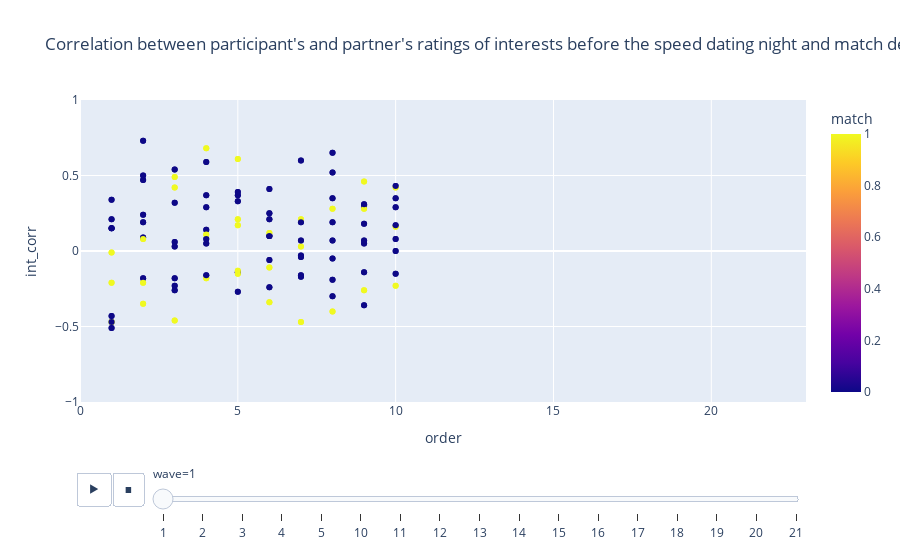

The notebook cell this image was saved under:
### Markdown cell above
Correlation entre les résultats des questionnaires avant la soirée et la possibilité d'un second rendez-vous

### Code cell
#corrélation entre les notations d'intérêts du participant et du partenaire avant la soirée et le match
fig = px.scatter(df, x="order", y="int_corr",color='match', animation_frame='wave',range_x=[0,23], range_y=[-1,1],
 title="Correlation between participant's and partner's ratings of interests before the speed dating night and match decision")
fig.show()

### Figure 1 — Plotly figure (JSON) as saved in the notebook; plotly's stock layout.template omitted (floating-point values rounded to 4 significant figures; data arrays with more than 128 entries replaced by an {"elided": "..."} marker saying what was removed)
{"data": [{"hovertemplate": "wave=1<br>order=%{x}<br>int_corr=%{y}<br>match=%{marker.color}<extra></extra>", "legendgroup": "", "marker": {"color": {"elided": "200 int values"}, "coloraxis": "coloraxis", "symbol": "circle"}, "mode": "markers", "name": "", "orientation": "v", "showlegend": false, "type": "scatter", "x": {"elided": "200 int values"}, "xaxis": "x", "y": {"elided": "200 float values"}, "yaxis": "y"}], "layout": {"coloraxis": {"colorbar": {"title": {"text": "match"}}, "colorscale": [[0, "#0d0887"], [0.1111, "#46039f"], [0.2222, "#7201a8"], [0.3333, "#9c179e"], [0.4444, "#bd3786"], [0.5556, "#d8576b"], [0.6667, "#ed7953"], [0.7778, "#fb9f3a"], [0.8889, "#fdca26"], [1, "#f0f921"]]}, "legend": {"tracegroupgap": 0}, "sliders": [{"active": 0, "currentvalue": {"prefix": "wave="}, "len": 0.9, "pad": {"b": 10, "t": 60}, "steps": [{"args": [["1"], {"frame": {"duration": 0, "redraw": false}, "fromcurrent": true, "mode": "immediate", "transition": {"duration": 0, "easing": "linear"}}], "label": "1", "method": "animate"}, {"args": [["2"], {"frame": {"duration": 0, "redraw": false}, "fromcurrent": true, "mode": "immediate", "transition": {"duration": 0, "easing": "linear"}}], "label": "2", "method": "animate"}, {"args": [["3"], {"frame": {"duration": 0, "redraw": false}, "fromcurrent": true, "mode": "immediate", "transition": {"duration": 0, "easing": "linear"}}], "label": "3", "method": "animate"}, {"args": [["4"], {"frame": {"duration": 0, "redraw": false}, "fromcurrent": true, "mode": "immediate", "transition": {"duration": 0, "easing": "linear"}}], "label": "4", "method": "animate"}, {"args": [["5"], {"frame": {"duration": 0, "redraw": false}, "fromcurrent": true, "mode": "immediate", "transition": {"duration": 0, "easing": "linear"}}], "label": "5", "method": "animate"}, {"args": [["10"], {"frame": {"duration": 0, "redraw": false}, "fromcurrent": true, "mode": "immediate", "transition": {"duration": 0, "easing": "linear"}}], "label": "10", "method": "animate"}, {"args": [["11"], {"frame": {"duration": 0, "redraw": false}, "fromcurrent": true, "mode": "immediate", "transition": {"duration": 0, "easing": "linear"}}], "label": "11", "method": "animate"}, {"args": [["12"], {"frame": {"duration": 0, "redraw": false}, "fromcurrent": true, "mode": "immediate", "transition": {"duration": 0, "easing": "linear"}}], "label": "12", "method": "animate"}, {"args": [["13"], {"frame": {"duration": 0, "redraw": false}, "fromcurrent": true, "mode": "immediate", "transition": {"duration": 0, "easing": "linear"}}], "label": "13", "method": "animate"}, {"args": [["14"], {"frame": {"duration": 0, "redraw": false}, "fromcurrent": true, "mode": "immediate", "transition": {"duration": 0, "easing": "linear"}}], "label": "14", "method": "animate"}, {"args": [["15"], {"frame": {"duration": 0, "redraw": false}, "fromcurrent": true, "mode": "immediate", "transition": {"duration": 0, "easing": "linear"}}], "label": "15", "method": "animate"}, {"args": [["16"], {"frame": {"duration": 0, "redraw": false}, "fromcurrent": true, "mode": "immediate", "transition": {"duration": 0, "easing": "linear"}}], "label": "16", "method": "animate"}, {"args": [["17"], {"frame": {"duration": 0, "redraw": false}, "fromcurrent": true, "mode": "immediate", "transition": {"duration": 0, "easing": "linear"}}], "label": "17", "method": "animate"}, {"args": [["18"], {"frame": {"duration": 0, "redraw": false}, "fromcurrent": true, "mode": "immediate", "transition": {"duration": 0, "easing": "linear"}}], "label": "18", "method": "animate"}, {"args": [["19"], {"frame": {"duration": 0, "redraw": false}, "fromcurrent": true, "mode": "immediate", "transition": {"duration": 0, "easing": "linear"}}], "label": "19", "method": "animate"}, {"args": [["20"], {"frame": {"duration": 0, "redraw": false}, "fromcurrent": true, "mode": "immediate", "transition": {"duration": 0, "easing": "linear"}}], "label": "20", "method": "animate"}, {"args": [["21"], {"frame": {"duration": 0, "redraw": false}, "fromcurrent": true, "mode": "immediate", "transition": {"duration": 0, "easing": "linear"}}], "label": "21", "method": "animate"}], "x": 0.1, "xanchor": "left", "y": 0, "yanchor": "top"}], "title": {"text": "Correlation between participant's and partner's ratings of interests before the speed dating night and match decision"}, "updatemenus": [{"buttons": [{"args": [null, {"frame": {"duration": 500, "redraw": false}, "fromcurrent": true, "mode": "immediate", "transition": {"duration": 500, "easing": "linear"}}], "label": "&#9654;", "method": "animate"}, {"args": [[null], {"frame": {"duration": 0, "redraw": false}, "fromcurrent": true, "mode": "immediate", "transition": {"duration": 0, "easing": "linear"}}], "label": "&#9724;", "method": "animate"}], "direction": "left", "pad": {"r": 10, "t": 70}, "showactive": false, "type": "buttons", "x": 0.1, "xanchor": "right", "y": 0, "yanchor": "top"}], "xaxis": {"anchor": "y", "domain": [0, 1], "range": [0, 23], "title": {"text": "order"}}, "yaxis": {"anchor": "x", "domain": [0, 1], "range": [-1, 1], "title": {"text": "int_corr"}}}}
